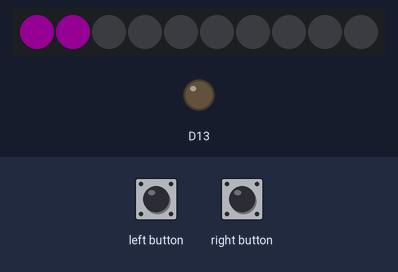
The sketch below on a simulated Adafruit Circuit Playground Express. Parts: 10 RGB LEDs in strip order, left to right, output pins drawn as LEDs (lit = HIGH). The inputs (shaded band) are chosen by the test bench. Dim RGB values are drawn brighter than linear.

Above: at 1.8 s.
1.9 s: left button pressed for 1.15 s
At 3.8 s:
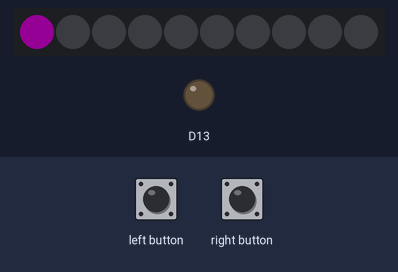
At 13.4 s:
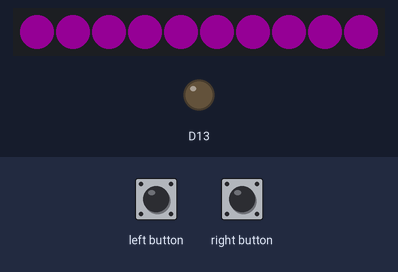
Timing chart, 0 to 14.9 s (numbered marks = the images above; inputs shaded):
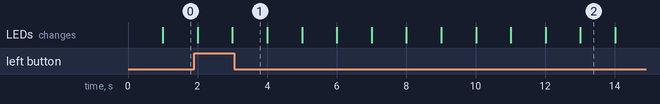

Measured:
- after the input at 1.9 s, the LEDs: first differ from a run without the input after 1.1 s (image 1 shows a later state)

The sketch:

bellaGuerin.ino
```cpp
#include <Adafruit_CircuitPlayground.h>
bool leftButtonPressed;
bool rightButtonPressed;

void setup() {
  // put your setup code here, to run once
  Serial.begin(9600);
  CircuitPlayground.begin();
}

void loop() {

   leftButtonPressed = CircuitPlayground.leftButton();
   rightButtonPressed = CircuitPlayground.rightButton();

  CircuitPlayground.clearPixels();

  int compteur  = 0 ;
  int decalage = 1 ;

  int nbCycles = 0 ;


  bool needToStop = false ;

  do{
    leftButtonPressed = CircuitPlayground.leftButton();
    CircuitPlayground.setPixelColor(compteur, 255,   0,   255);
    delay(1000);

    compteur = compteur + decalage ;

      if (compteur > 9)
      {
        CircuitPlayground.clearPixels();
        decalage = -1 ;
        nbCycles = nbCycles + 1 ;
      }
      if (compteur <0)
      {
        CircuitPlayground.clearPixels();
        decalage = 1 ;
        nbCycles = nbCycles + 1 ;
      }

    if (leftButtonPressed == true)
    {
      needToStop = true ;
    }
    if( nbCycles > 60)
    {
      needToStop = true ;
    }

    } while (needToStop == false);

  CircuitPlayground.setPixelColor(0, 0, 255,   0);
  CircuitPlayground.setPixelColor(1, 0, 255,   0);
  CircuitPlayground.setPixelColor(2, 0, 255,   0);
  CircuitPlayground.setPixelColor(3, 0, 255,   0);
  CircuitPlayground.setPixelColor(4, 0, 255,   0);
  CircuitPlayground.setPixelColor(5, 0, 255,   0);
  CircuitPlayground.setPixelColor(6, 0, 255,   0);
  CircuitPlayground.setPixelColor(7, 0, 255,   0);


/*  delay(1000);
  CircuitPlayground.setPixelColor(1, 128, 128,   0);
  delay(500);
  CircuitPlayground.setPixelColor(2,   0, 255,   0);
  delay(500);
  CircuitPlayground.setPixelColor(3,   0, 128, 128);
  delay(500);
  CircuitPlayground.setPixelColor(4,   0,   0, 255);
  delay(500);
  CircuitPlayground.setPixelColor(5, 0xFF0000);
  delay(500);
  CircuitPlayground.setPixelColor(6, 0x808000);
  delay(500);
  CircuitPlayground.setPixelColor(7, 0x00FF00);
  delay(500);
  CircuitPlayground.setPixelColor(8, 0x008080);
  delay(500);
  CircuitPlayground.setPixelColor(9, 0x0000FF);
// fin des 5 secondes
*/


}
```
